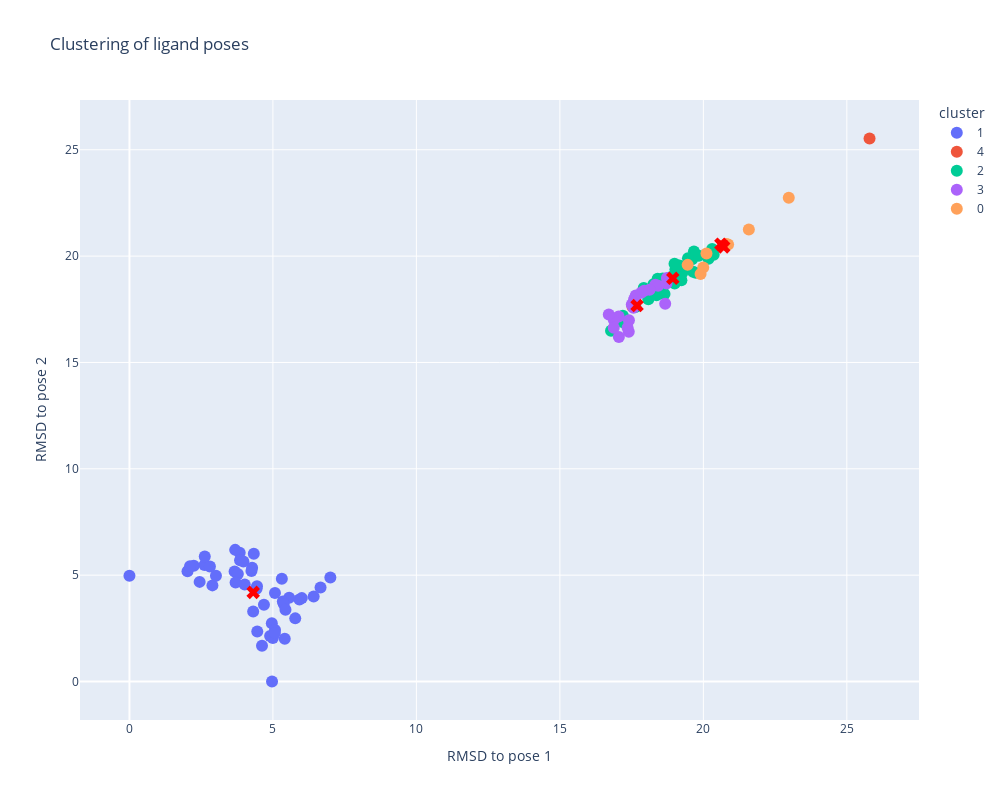

This figure's notebook cell:
### Markdown cell above
Doing the same plot in `plotly`!

### Code cell
import plotly.graph_objects as go

rmsd_df['pose_index'] = range(1, len(renamed_poses)+1)
rmsd_df['cluster'] = kmeans.labels_
rmsd_df['cluster'] = rmsd_df['cluster'].astype(str)

scatter_fig = px.scatter(rmsd_df, 
                x="1", 
                y="2",
                color='cluster',
                hover_name='pose_index',
                width=1000,
                height=800,
                title='Clustering of ligand poses',
                labels={'1':'RMSD to pose 1',
                        '2':'RMSD to pose 2',}
                )
scatter_fig.add_trace(
        go.Scatter(
            x = kmeans.cluster_centers_[:,0],
            y = kmeans.cluster_centers_[:,1],
            mode='markers',
            marker=dict(color="red", 
                        symbol='x',
                        size=10),
            showlegend=False,))
scatter_fig.update_traces(marker=dict(size=12))

### Figure 1 — Plotly figure (JSON) as saved in the notebook; plotly's stock layout.template omitted (floating-point values rounded to 4 significant figures)
{"data": [{"hovertemplate": "<b>%{hovertext}</b><br><br>cluster=1<br>RMSD to pose 1=%{x}<br>RMSD to pose 2=%{y}<extra></extra>", "hovertext": [1, 2, 5, 6, 7, 9, 10, 11, 12, 13, 14, 15, 16, 17, 18, 19, 20, 23, 24, 25, 26, 27, 28, 29, 30, 31, 32, 33, 34, 36, 43, 44, 45, 46, 51, 52, 53, 55, 59, 62, 68, 73, 79, 83, 94, 105], "legendgroup": "1", "marker": {"color": "#636efa", "size": 12, "symbol": "circle"}, "mode": "markers", "name": "1", "orientation": "v", "showlegend": true, "type": "scatter", "x": [0, 4.969, 2.242, 4.334, 4.619, 2.615, 4.687, 2.892, 4.444, 2.023, 5.412, 3.665, 4.017, 2.446, 4.998, 4.429, 3.841, 7.001, 2.11, 6.659, 5.565, 3.014, 5.345, 4.901, 3.854, 3.971, 5.311, 4.454, 3.778, 2.805, 5.071, 5.925, 4.961, 5.072, 5.376, 5.778, 5.068, 6.42, 4.252, 4.275, 3.699, 5.437, 6.007, 2.625, 4.311, 3.684], "xaxis": "x", "y": [4.969, 0, 5.445, 6.007, 1.685, 5.473, 3.604, 4.519, 4.481, 5.188, 2.011, 5.176, 4.562, 4.684, 2.041, 4.363, 6.051, 4.887, 5.419, 4.415, 3.937, 4.971, 3.767, 2.139, 5.702, 5.638, 4.832, 2.354, 5.051, 5.408, 4.162, 3.856, 2.742, 2.424, 3.647, 2.968, 2.276, 3.998, 5.191, 5.347, 4.651, 3.369, 3.92, 5.881, 3.294, 6.189], "yaxis": "y"}, {"hovertemplate": "<b>%{hovertext}</b><br><br>cluster=4<br>RMSD to pose 1=%{x}<br>RMSD to pose 2=%{y}<extra></extra>", "hovertext": [3, 4, 35], "legendgroup": "4", "marker": {"color": "#EF553B", "size": 12, "symbol": "circle"}, "mode": "markers", "name": "4", "orientation": "v", "showlegend": true, "type": "scatter", "x": [18.51, 17.53, 25.79], "xaxis": "x", "y": [18.52, 17.63, 25.53], "yaxis": "y"}, {"hovertemplate": "<b>%{hovertext}</b><br><br>cluster=2<br>RMSD to pose 1=%{x}<br>RMSD to pose 2=%{y}<extra></extra>", "hovertext": [8, 21, 22, 37, 38, 39, 40, 41, 42, 47, 49, 58, 61, 65, 67, 69, 74, 77, 78, 80, 81, 85, 89, 91, 93, 95, 98, 100, 102, 103, 104, 107], "legendgroup": "2", "marker": {"color": "#00cc96", "size": 12, "symbol": "circle"}, "mode": "markers", "name": "2", "orientation": "v", "showlegend": true, "type": "scatter", "x": [20.23, 20.31, 19.84, 20.33, 19.03, 19.61, 19.67, 19.23, 18.31, 17.22, 16.78, 18.88, 17.2, 19.74, 19.46, 18.26, 18.65, 18.58, 19.03, 19.26, 18.41, 19.0, 19.16, 19.64, 20.18, 17.63, 18.57, 18.99, 18.08, 17.92, 20.36, 18.37], "xaxis": "x", "y": [20.04, 20.34, 20.01, 20.15, 19.37, 19.85, 20.21, 18.87, 18.6, 16.88, 16.5, 19.02, 17.2, 19.22, 19.89, 18.68, 18.22, 18.95, 18.8, 19.21, 18.94, 18.71, 19.56, 19.27, 19.87, 17.61, 18.36, 19.65, 17.97, 18.5, 20.06, 18.16], "yaxis": "y"}, {"hovertemplate": "<b>%{hovertext}</b><br><br>cluster=3<br>RMSD to pose 1=%{x}<br>RMSD to pose 2=%{y}<extra></extra>", "hovertext": [48, 50, 54, 56, 57, 60, 63, 64, 71, 72, 75, 82, 84, 86, 88, 90, 97, 99, 106, 109], "legendgroup": "3", "marker": {"color": "#ab63fa", "size": 12, "symbol": "circle"}, "mode": "markers", "name": "3", "orientation": "v", "showlegend": true, "type": "scatter", "x": [17.51, 17.83, 18.42, 18.33, 17.94, 17.06, 18.13, 17.58, 18.73, 17.56, 17.05, 16.88, 17.64, 17.4, 16.7, 17.41, 16.88, 18.67, 17.36, 18.72], "xaxis": "x", "y": [17.73, 18.28, 18.61, 18.66, 18.37, 16.2, 18.42, 17.96, 18.98, 17.57, 17.17, 17.0, 18.15, 16.44, 17.26, 16.99, 16.63, 17.76, 16.63, 18.72], "yaxis": "y"}, {"hovertemplate": "<b>%{hovertext}</b><br><br>cluster=0<br>RMSD to pose 1=%{x}<br>RMSD to pose 2=%{y}<extra></extra>", "hovertext": [66, 70, 76, 87, 92, 96, 101, 108], "legendgroup": "0", "marker": {"color": "#FFA15A", "size": 12, "symbol": "circle"}, "mode": "markers", "name": "0", "orientation": "v", "showlegend": true, "type": "scatter", "x": [22.98, 21.59, 20.0, 19.9, 19.45, 20.11, 20.86, 20.8], "xaxis": "x", "y": [22.74, 21.25, 19.47, 19.16, 19.59, 20.13, 20.55, 20.57], "yaxis": "y"}, {"marker": {"color": "red", "size": 12, "symbol": "x"}, "mode": "markers", "showlegend": false, "type": "scatter", "x": [20.71, 4.312, 18.94, 17.69, 20.61], "y": [20.43, 4.189, 18.96, 17.67, 20.56]}], "layout": {"height": 800, "legend": {"title": {"text": "cluster"}, "tracegroupgap": 0}, "title": {"text": "Clustering of ligand poses"}, "width": 1000, "xaxis": {"anchor": "y", "domain": [0, 1], "title": {"text": "RMSD to pose 1"}}, "yaxis": {"anchor": "x", "domain": [0, 1], "title": {"text": "RMSD to pose 2"}}}}
